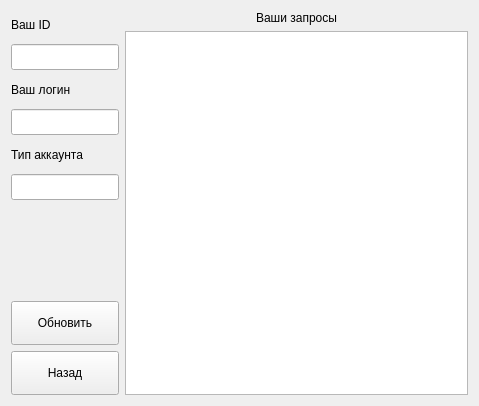
<?xml version="1.0" encoding="UTF-8"?>
<ui version="4.0">
 <class>usercabwin</class>
 <widget class="QWidget" name="usercabwin">
  <property name="geometry">
   <rect>
    <x>0</x>
    <y>0</y>
    <width>479</width>
    <height>406</height>
   </rect>
  </property>
  <property name="windowTitle">
   <string>Form</string>
  </property>
  <layout class="QGridLayout" name="gridLayout">
   <item row="0" column="0">
    <layout class="QVBoxLayout" name="verticalLayout">
     <item>
      <widget class="QLabel" name="label_4">
       <property name="text">
        <string>Ваш ID</string>
       </property>
      </widget>
     </item>
     <item>
      <widget class="QLineEdit" name="idLine">
       <property name="sizePolicy">
        <sizepolicy hsizetype="Preferred" vsizetype="Preferred">
         <horstretch>0</horstretch>
         <verstretch>0</verstretch>
        </sizepolicy>
       </property>
       <property name="readOnly">
        <bool>true</bool>
       </property>
      </widget>
     </item>
     <item>
      <widget class="QLabel" name="label_2">
       <property name="text">
        <string>Ваш логин</string>
       </property>
      </widget>
     </item>
     <item>
      <widget class="QLineEdit" name="loginLine">
       <property name="sizePolicy">
        <sizepolicy hsizetype="Preferred" vsizetype="Preferred">
         <horstretch>0</horstretch>
         <verstretch>0</verstretch>
        </sizepolicy>
       </property>
       <property name="readOnly">
        <bool>true</bool>
       </property>
      </widget>
     </item>
     <item>
      <widget class="QLabel" name="label_3">
       <property name="text">
        <string>Тип аккаунта</string>
       </property>
      </widget>
     </item>
     <item>
      <widget class="QLineEdit" name="accTypeLine">
       <property name="sizePolicy">
        <sizepolicy hsizetype="Preferred" vsizetype="Preferred">
         <horstretch>0</horstretch>
         <verstretch>0</verstretch>
        </sizepolicy>
       </property>
       <property name="readOnly">
        <bool>true</bool>
       </property>
      </widget>
     </item>
    </layout>
   </item>
   <item row="0" column="1" rowspan="2">
    <layout class="QVBoxLayout" name="verticalLayout_3">
     <item>
      <widget class="QLabel" name="label">
       <property name="text">
        <string>Ваши запросы</string>
       </property>
       <property name="alignment">
        <set>Qt::AlignmentFlag::AlignCenter</set>
       </property>
      </widget>
     </item>
     <item>
      <widget class="QTableView" name="tableView"/>
     </item>
    </layout>
   </item>
   <item row="1" column="0">
    <layout class="QVBoxLayout" name="verticalLayout_2">
     <property name="topMargin">
      <number>95</number>
     </property>
     <item>
      <widget class="QPushButton" name="updateButton">
       <property name="sizePolicy">
        <sizepolicy hsizetype="Preferred" vsizetype="Preferred">
         <horstretch>0</horstretch>
         <verstretch>0</verstretch>
        </sizepolicy>
       </property>
       <property name="text">
        <string>Обновить</string>
       </property>
      </widget>
     </item>
     <item>
      <widget class="QPushButton" name="backButton">
       <property name="sizePolicy">
        <sizepolicy hsizetype="Preferred" vsizetype="Preferred">
         <horstretch>0</horstretch>
         <verstretch>0</verstretch>
        </sizepolicy>
       </property>
       <property name="text">
        <string>Назад</string>
       </property>
      </widget>
     </item>
    </layout>
   </item>
  </layout>
 </widget>
 <resources/>
 <connections/>
</ui>
